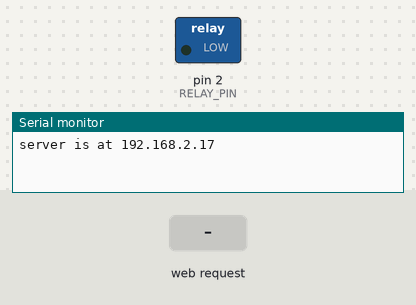
This sketch was run on a simulated Arduino Uno, built for the host (arithmetic inside an expression is 32-bit, double 64-bit). Parts: switched loads named in the sketch (green lamp = pin HIGH), the last lines printed to the serial monitor. The test bench sets the inputs (shaded band). WiFi joins after 1.5 s; servers stay silent unless stated.

Above: at 1.2 s.
1.3 s: HTTP request GET /?submit=On received
At 2.5 s:
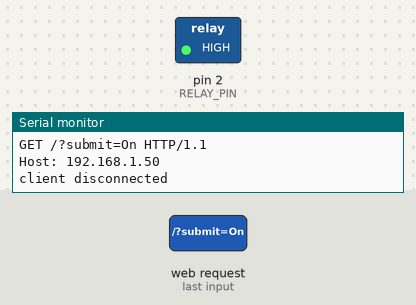
2.8 s: HTTP request GET /?submit=Off received
At 3.8 s:
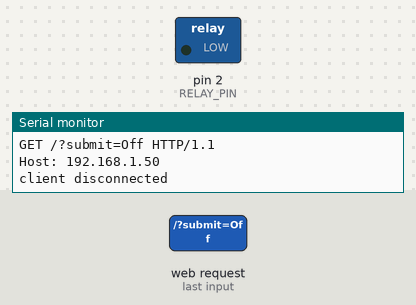
Timing chart, 0 to 5.8 s (numbered marks = the images above; inputs shaded):
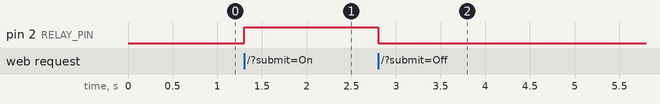

Measured:
- after the input at 1.3 s, pin 2 (RELAY_PIN): LOW → HIGH at once
- after the input at 2.8 s, pin 2 (RELAY_PIN): HIGH → LOW at once

The sketch:

WebServer.ino
```cpp
/*
  Web Server

 Circuit:
 * Ethernet shield attached to pins 10, 11, 12, 13, so can not use them as IO
 * Analog inputs attached to pins A0 through A5 (optional)
 */


#include <SPI.h>
#include <Ethernet.h>

#define RELAY_PIN 2

// Enter a MAC address and IP address for your controller below.
// The IP address will be dependent on your local network:
byte mac[] = {
  0xDE, 0xAD, 0xBE, 0xEF, 0xFE, 0xED
};
IPAddress ip(192, 168, 2, 17);

// Initialize the Ethernet server library
// with the IP address and port you want to use
// (port 80 is default for HTTP):
EthernetServer server(80);

String readString;

void setup() {
  // Open serial communications and wait for port to open:
  Serial.begin(9600);
  pinMode(RELAY_PIN, OUTPUT);
  while (!Serial) {
    ; // wait for serial port to connect. Needed for native USB port only
  }


  // start the Ethernet connection and the server:
  Ethernet.begin(mac, ip);
  server.begin();
  Serial.print("server is at ");
  Serial.println(Ethernet.localIP());
}

void processRequest(EthernetClient client) {
  boolean refresh = false;
  if (readString.indexOf("submit=On") > 0) {
    digitalWrite(RELAY_PIN, HIGH);
    refresh = true;
  }
  if (readString.indexOf("submit=Off") > 0) {
    digitalWrite(RELAY_PIN, LOW);
    refresh = true;
  }
  // send a standard http response header
  client.println("HTTP/1.1 200 OK");
  client.println("Content-Type: text/html");
  client.println("Connection: close");  // the connection will be closed after completion of the response
  // client.println("Refresh: 5");  // refresh the page automatically every 5 sec
  client.println();
  client.println("<!DOCTYPE HTML>");
  client.println("<html>");
  client.println("<head>");
  if (refresh) {
    client.println("<meta http-equiv='refresh' content=\"0; URL='/'\" />");
  }
  client.println("<style>");
  client.println(".red { color: red } .green { color: green };");
  client.println("</style>");
  client.println("</head>");
  client.println("<h1><a href='/'>Relay Home</a></h1>");
  if (refresh) {
    client.println(readString);
  }
  if (digitalRead(RELAY_PIN) == HIGH) {
    client.println("Pin is ON");
  } else {
    client.println("Pin is OFF");
  }
  client.println("<form ACTION=\"/\" method=get >");
  client.println("<input type=submit name=\"submit\" value=\"On\" class='green'>");
  client.println("<input type=submit name=\"submit\" value=\"Off \" class='red'>");
  client.println("</form>");
  client.println("<br />");
  client.println("</html>");
}

void loop() {
  // listen for incoming clients
  EthernetClient client = server.available();
  if (client) {
    Serial.println("new client");
    // an http request ends with a blank line
    boolean currentLineIsBlank = true;
    while (client.connected()) {
      if (client.available()) {
        char c = client.read();
        //read char by char HTTP request
        if (readString.length() < 100) {

          //store characters to string
          readString += c;
          Serial.print(c); //print what server receives to serial monitor
        } else {
          Serial.write(c);
        }
        // if you've gotten to the end of the line (received a newline
        // character) and the line is blank, the http request has ended,
        // so you can send a reply
        if (c == '\n' && currentLineIsBlank) {
          processRequest(client);
          readString = "";
          break;
        }
        if (c == '\n') {
          // you're starting a new line
          currentLineIsBlank = true;
        } else if (c != '\r') {
          // you've gotten a character on the current line
          currentLineIsBlank = false;
        }
      }
    }
    // give the web browser time to receive the data
    delay(1);
    // close the connection:
    client.stop();
    Serial.println("client disconnected");
  }
}
```
